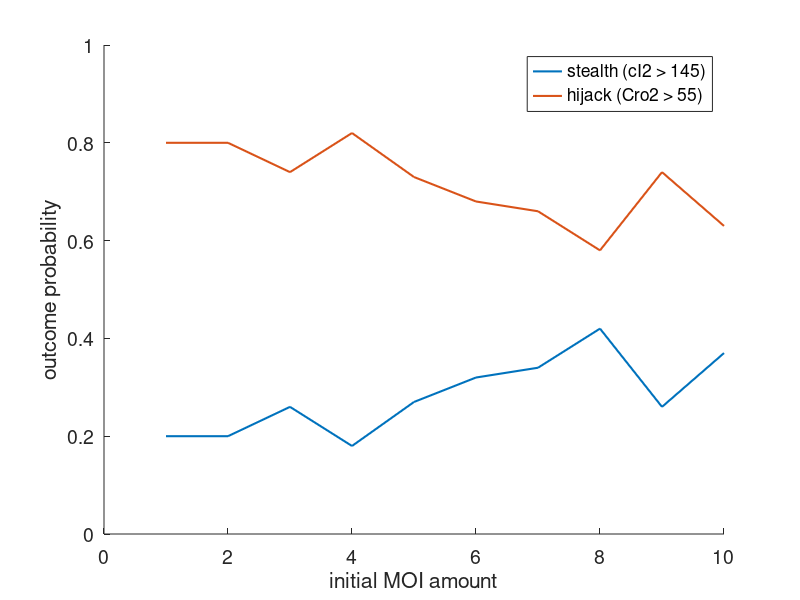

Recreate this plot in MATLAB.
%%%%%%%%%%%%%%%%%%%%%%%%%%%%%%%%%%%%%%%%%%%%%%%%%%%%%%%%%%%%%%%%%%%%%%%%%%
% EE 5393 - Circuits, Computation, and Biology
% Homework 1 - Due 2/25/26
% Grant Hietpas
% 
% Problem 2
% Simple script to process and display data from provided stochastic
% simulation code (specfically the lambda reaction set). Data was obtained
% by repeatedly running aleae code and copying results over manually.
% 
% AI Credit:
%   - none (it's a really simple script)
%%%%%%%%%%%%%%%%%%%%%%%%%%%%%%%%%%%%%%%%%%%%%%%%%%%%%%%%%%%%%%%%%%%%%%%%%%

clear;

N = 100;  % number of trials per MOI experiment

% stochastic sim results
% [MOI initial, # steath mode outcomes (cI2>145), # hijack mode outcomes (Cro2>55)]
data = [1 20 80  
        2 20 80
        3 26 74
        4 18 82
        5 27 73
        6 32 68
        7 34 66
        8 42 58
        9 26 74
       10 37 63];

% convert outcomes to probabilities
data_probs = [data(:,1) , data(:,2:3) .* (1/N)];

% plot results
figure Color 'white'
hold on
plot(data_probs(:,1),data_probs(:,2),'DisplayName','stealth (cI2 > 145)','LineWidth',1.5)
plot(data_probs(:,1),data_probs(:,3),'DisplayName','hijack (Cro2 > 55)','LineWidth',1.5)
xlabel('initial MOI amount')
ylabel('outcome probability')
ylim([0,1])
legend
set(gca,'FontSize',14)
